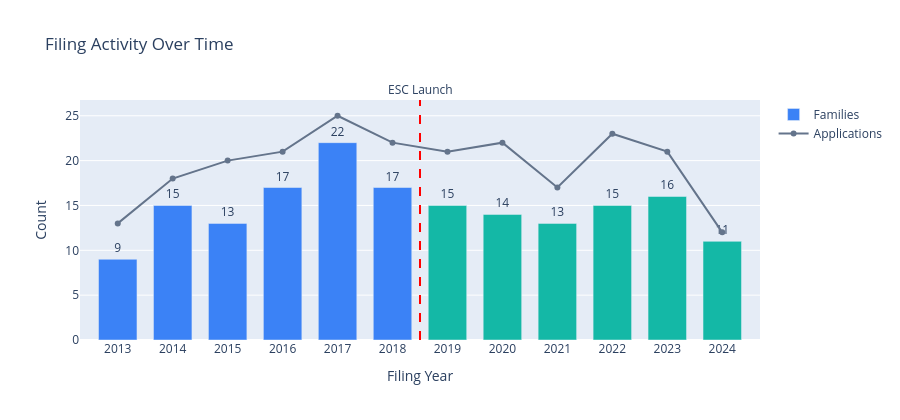

Notebook source saved alongside this figure:
### Code cell
# Stacked bar (families) + line overlay (applications) — matching report style
colors = [C['p1'] if y <= 2018 else C['p2'] for y in df3['year']]

fig3 = go.Figure()
fig3.add_bar(x=df3['year'], y=df3['families'], name='Families',
    marker_color=colors, text=df3['families'], textposition='outside')
fig3.add_scatter(x=df3['year'], y=df3['applications'], name='Applications',
    mode='lines+markers', line=dict(color=C['gray'], width=2),
    marker=dict(size=6))
fig3.add_vline(x=2018.5, line_dash='dash', line_color='red',
    annotation_text='ESC Launch', annotation_position='top')
fig3.update_layout(title='Filing Activity Over Time', height=420,
    xaxis_title='Filing Year', yaxis_title='Count',
    xaxis=dict(dtick=1), bargap=0.3)
fig3.show()

### Figure 1 — Plotly figure (JSON) as saved in the notebook; plotly's stock layout.template omitted (floating-point values rounded to 4 significant figures)
{"data": [{"marker": {"color": ["#3b82f6", "#3b82f6", "#3b82f6", "#3b82f6", "#3b82f6", "#3b82f6", "#14b8a6", "#14b8a6", "#14b8a6", "#14b8a6", "#14b8a6", "#14b8a6"]}, "name": "Families", "text": [9.0, 15.0, 13.0, 17.0, 22.0, 17.0, 15.0, 14.0, 13.0, 15.0, 16.0, 11.0], "textposition": "outside", "type": "bar", "x": [2013, 2014, 2015, 2016, 2017, 2018, 2019, 2020, 2021, 2022, 2023, 2024], "y": [9, 15, 13, 17, 22, 17, 15, 14, 13, 15, 16, 11]}, {"line": {"color": "#64748b", "width": 2}, "marker": {"size": 6}, "mode": "lines+markers", "name": "Applications", "type": "scatter", "x": [2013, 2014, 2015, 2016, 2017, 2018, 2019, 2020, 2021, 2022, 2023, 2024], "y": [13, 18, 20, 21, 25, 22, 21, 22, 17, 23, 21, 12]}], "layout": {"annotations": [{"showarrow": false, "text": "ESC Launch", "x": 2018.0, "xanchor": "center", "xref": "x", "y": 1, "yanchor": "bottom", "yref": "y domain"}], "bargap": 0.3, "height": 420, "shapes": [{"line": {"color": "red", "dash": "dash"}, "type": "line", "x0": 2018.0, "x1": 2018.0, "xref": "x", "y0": 0, "y1": 1, "yref": "y domain"}], "title": {"text": "Filing Activity Over Time"}, "xaxis": {"dtick": 1, "title": {"text": "Filing Year"}}, "yaxis": {"title": {"text": "Count"}}}}
